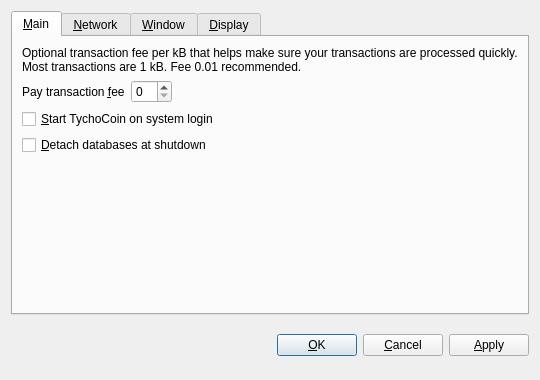
<?xml version="1.0" encoding="UTF-8"?>
<ui version="4.0">
 <class>OptionsDialog</class>
 <widget class="QDialog" name="OptionsDialog">
  <property name="geometry">
   <rect>
    <x>0</x>
    <y>0</y>
    <width>540</width>
    <height>380</height>
   </rect>
  </property>
  <property name="windowTitle">
   <string>Options</string>
  </property>
  <property name="modal">
   <bool>true</bool>
  </property>
  <layout class="QVBoxLayout" name="verticalLayout">
   <item>
    <widget class="QTabWidget" name="tabWidget">
     <property name="tabPosition">
      <enum>QTabWidget::North</enum>
     </property>
     <property name="currentIndex">
      <number>0</number>
     </property>
     <widget class="QWidget" name="tabMain">
      <attribute name="title">
       <string>&amp;Main</string>
      </attribute>
      <layout class="QVBoxLayout" name="verticalLayout_Main">
       <item>
        <widget class="QLabel" name="transactionFeeInfoLabel">
         <property name="text">
          <string>Optional transaction fee per kB that helps make sure your transactions are processed quickly. Most transactions are 1 kB. Fee 0.01 recommended.</string>
         </property>
         <property name="textFormat">
          <enum>Qt::PlainText</enum>
         </property>
         <property name="wordWrap">
          <bool>true</bool>
         </property>
        </widget>
       </item>
       <item>
        <layout class="QHBoxLayout" name="horizontalLayout_Main">
         <item>
          <widget class="QLabel" name="transactionFeeLabel">
           <property name="text">
            <string>Pay transaction &amp;fee</string>
           </property>
           <property name="textFormat">
            <enum>Qt::PlainText</enum>
           </property>
           <property name="buddy">
            <cstring>transactionFee</cstring>
           </property>
          </widget>
         </item>
         <item>
          <widget class="BitcoinAmountField" name="transactionFee"/>
         </item>
         <item>
          <spacer name="horizontalSpacer_Main">
           <property name="orientation">
            <enum>Qt::Horizontal</enum>
           </property>
           <property name="sizeHint" stdset="0">
            <size>
             <width>40</width>
             <height>20</height>
            </size>
           </property>
          </spacer>
         </item>
        </layout>
       </item>
       <item>
        <widget class="QCheckBox" name="bitcoinAtStartup">
         <property name="toolTip">
          <string>Automatically start TychoCoin after logging in to the system.</string>
         </property>
         <property name="text">
          <string>&amp;Start TychoCoin on system login</string>
         </property>
        </widget>
       </item>
       <item>
        <widget class="QCheckBox" name="detachDatabases">
         <property name="toolTip">
          <string>Detach block and address databases at shutdown. This means they can be moved to another data directory, but it slows down shutdown. The wallet is always detached.</string>
         </property>
         <property name="text">
          <string>&amp;Detach databases at shutdown</string>
         </property>
        </widget>
       </item>
       <item>
        <spacer name="verticalSpacer_Main">
         <property name="orientation">
          <enum>Qt::Vertical</enum>
         </property>
         <property name="sizeHint" stdset="0">
          <size>
           <width>20</width>
           <height>40</height>
          </size>
         </property>
        </spacer>
       </item>
      </layout>
     </widget>
     <widget class="QWidget" name="tabNetwork">
      <attribute name="title">
       <string>&amp;Network</string>
      </attribute>
      <layout class="QVBoxLayout" name="verticalLayout_Network">
       <item>
        <widget class="QCheckBox" name="mapPortUpnp">
         <property name="toolTip">
          <string>Automatically open the TychoCoin client port on the router. This only works when your router supports UPnP and it is enabled.</string>
         </property>
         <property name="text">
          <string>Map port using &amp;UPnP</string>
         </property>
        </widget>
       </item>
       <item>
        <widget class="QCheckBox" name="connectSocks">
         <property name="toolTip">
          <string>Connect to the TychoCoin network through a SOCKS proxy (e.g. when connecting through Tor).</string>
         </property>
         <property name="text">
          <string>&amp;Connect through SOCKS proxy:</string>
         </property>
        </widget>
       </item>
       <item>
        <layout class="QHBoxLayout" name="horizontalLayout_Network">
         <item>
          <widget class="QLabel" name="proxyIpLabel">
           <property name="text">
            <string>Proxy &amp;IP:</string>
           </property>
           <property name="textFormat">
            <enum>Qt::PlainText</enum>
           </property>
           <property name="buddy">
            <cstring>proxyIp</cstring>
           </property>
          </widget>
         </item>
         <item>
          <widget class="QValidatedLineEdit" name="proxyIp">
           <property name="maximumSize">
            <size>
             <width>140</width>
             <height>16777215</height>
            </size>
           </property>
           <property name="toolTip">
            <string>IP address of the proxy (e.g. 127.0.0.1)</string>
           </property>
          </widget>
         </item>
         <item>
          <widget class="QLabel" name="proxyPortLabel">
           <property name="text">
            <string>&amp;Port:</string>
           </property>
           <property name="textFormat">
            <enum>Qt::PlainText</enum>
           </property>
           <property name="buddy">
            <cstring>proxyPort</cstring>
           </property>
          </widget>
         </item>
         <item>
          <widget class="QLineEdit" name="proxyPort">
           <property name="maximumSize">
            <size>
             <width>55</width>
             <height>16777215</height>
            </size>
           </property>
           <property name="toolTip">
            <string>Port of the proxy (e.g. 9050)</string>
           </property>
          </widget>
         </item>
         <item>
          <widget class="QLabel" name="socksVersionLabel">
           <property name="text">
            <string>SOCKS &amp;Version:</string>
           </property>
           <property name="textFormat">
            <enum>Qt::PlainText</enum>
           </property>
           <property name="buddy">
            <cstring>socksVersion</cstring>
           </property>
          </widget>
         </item>
         <item>
          <widget class="QValueComboBox" name="socksVersion">
           <property name="toolTip">
            <string>SOCKS version of the proxy (e.g. 5)</string>
           </property>
          </widget>
         </item>
         <item>
          <spacer name="horizontalSpacer_Network">
           <property name="orientation">
            <enum>Qt::Horizontal</enum>
           </property>
           <property name="sizeHint" stdset="0">
            <size>
             <width>40</width>
             <height>20</height>
            </size>
           </property>
          </spacer>
         </item>
        </layout>
       </item>
       <item>
        <spacer name="verticalSpacer_Network">
         <property name="orientation">
          <enum>Qt::Vertical</enum>
         </property>
         <property name="sizeHint" stdset="0">
          <size>
           <width>20</width>
           <height>40</height>
          </size>
         </property>
        </spacer>
       </item>
      </layout>
     </widget>
     <widget class="QWidget" name="tabWindow">
      <attribute name="title">
       <string>&amp;Window</string>
      </attribute>
      <layout class="QVBoxLayout" name="verticalLayout_Window">
       <item>
        <widget class="QCheckBox" name="minimizeToTray">
         <property name="toolTip">
          <string>Show only a tray icon after minimizing the window.</string>
         </property>
         <property name="text">
          <string>&amp;Minimize to the tray instead of the taskbar</string>
         </property>
        </widget>
       </item>
       <item>
        <widget class="QCheckBox" name="minimizeOnClose">
         <property name="toolTip">
          <string>Minimize instead of exit the application when the window is closed. When this option is enabled, the application will be closed only after selecting Quit in the menu.</string>
         </property>
         <property name="text">
          <string>M&amp;inimize on close</string>
         </property>
        </widget>
       </item>
       <item>
        <spacer name="verticalSpacer_Window">
         <property name="orientation">
          <enum>Qt::Vertical</enum>
         </property>
         <property name="sizeHint" stdset="0">
          <size>
           <width>20</width>
           <height>40</height>
          </size>
         </property>
        </spacer>
       </item>
      </layout>
     </widget>
     <widget class="QWidget" name="tabDisplay">
      <attribute name="title">
       <string>&amp;Display</string>
      </attribute>
      <layout class="QVBoxLayout" name="verticalLayout_Display">
       <item>
        <layout class="QHBoxLayout" name="horizontalLayout_1_Display">
         <item>
          <widget class="QLabel" name="langLabel">
           <property name="text">
            <string>User Interface &amp;language:</string>
           </property>
           <property name="textFormat">
            <enum>Qt::PlainText</enum>
           </property>
           <property name="buddy">
            <cstring>lang</cstring>
           </property>
          </widget>
         </item>
         <item>
          <widget class="QValueComboBox" name="lang">
           <property name="toolTip">
            <string>The user interface language can be set here. This setting will take effect after restarting TychoCoin.</string>
           </property>
          </widget>
         </item>
        </layout>
       </item>
       <item>
        <layout class="QHBoxLayout" name="horizontalLayout_2_Display">
         <item>
          <widget class="QLabel" name="unitLabel">
           <property name="text">
            <string>&amp;Unit to show amounts in:</string>
           </property>
           <property name="textFormat">
            <enum>Qt::PlainText</enum>
           </property>
           <property name="buddy">
            <cstring>unit</cstring>
           </property>
          </widget>
         </item>
         <item>
          <widget class="QValueComboBox" name="unit">
           <property name="toolTip">
            <string>Choose the default subdivision unit to show in the interface and when sending coins.</string>
           </property>
          </widget>
         </item>
        </layout>
       </item>
       <item>
        <widget class="QCheckBox" name="displayAddresses">
         <property name="toolTip">
          <string>Whether to show TychoCoin addresses in the transaction list or not.</string>
         </property>
         <property name="text">
          <string>&amp;Display addresses in transaction list</string>
         </property>
        </widget>
       </item>
       <item>
        <widget class="QCheckBox" name="coinControlFeatures">
         <property name="toolTip">
          <string>Whether to show coin control features or not.</string>
         </property>
         <property name="text">
          <string>Display coin &amp;control features (experts only!)</string>
         </property>
        </widget>
       </item>
       <item>
        <spacer name="verticalSpacer_Display">
         <property name="orientation">
          <enum>Qt::Vertical</enum>
         </property>
         <property name="sizeHint" stdset="0">
          <size>
           <width>20</width>
           <height>40</height>
          </size>
         </property>
        </spacer>
       </item>
      </layout>
     </widget>
    </widget>
   </item>
   <item>
    <layout class="QHBoxLayout" name="horizontalLayout_Buttons">
     <item>
      <spacer name="horizontalSpacer_1">
       <property name="orientation">
        <enum>Qt::Horizontal</enum>
       </property>
       <property name="sizeHint" stdset="0">
        <size>
         <width>40</width>
         <height>48</height>
        </size>
       </property>
      </spacer>
     </item>
     <item>
      <widget class="QLabel" name="statusLabel">
       <property name="font">
        <font>
         <weight>75</weight>
         <bold>true</bold>
        </font>
       </property>
       <property name="text">
        <string/>
       </property>
       <property name="textFormat">
        <enum>Qt::PlainText</enum>
       </property>
       <property name="wordWrap">
        <bool>true</bool>
       </property>
      </widget>
     </item>
     <item>
      <spacer name="horizontalSpacer_2">
       <property name="orientation">
        <enum>Qt::Horizontal</enum>
       </property>
       <property name="sizeHint" stdset="0">
        <size>
         <width>40</width>
         <height>48</height>
        </size>
       </property>
      </spacer>
     </item>
     <item>
      <widget class="QPushButton" name="okButton">
       <property name="text">
        <string>&amp;OK</string>
       </property>
      </widget>
     </item>
     <item>
      <widget class="QPushButton" name="cancelButton">
       <property name="text">
        <string>&amp;Cancel</string>
       </property>
       <property name="autoDefault">
        <bool>false</bool>
       </property>
      </widget>
     </item>
     <item>
      <widget class="QPushButton" name="applyButton">
       <property name="text">
        <string>&amp;Apply</string>
       </property>
       <property name="autoDefault">
        <bool>false</bool>
       </property>
      </widget>
     </item>
    </layout>
   </item>
  </layout>
 </widget>
 <customwidgets>
  <customwidget>
   <class>BitcoinAmountField</class>
   <extends>QSpinBox</extends>
   <header>bitcoinamountfield.h</header>
  </customwidget>
  <customwidget>
   <class>QValueComboBox</class>
   <extends>QComboBox</extends>
   <header>qvaluecombobox.h</header>
  </customwidget>
  <customwidget>
   <class>QValidatedLineEdit</class>
   <extends>QLineEdit</extends>
   <header>qvalidatedlineedit.h</header>
  </customwidget>
 </customwidgets>
 <resources/>
 <connections/>
</ui>
